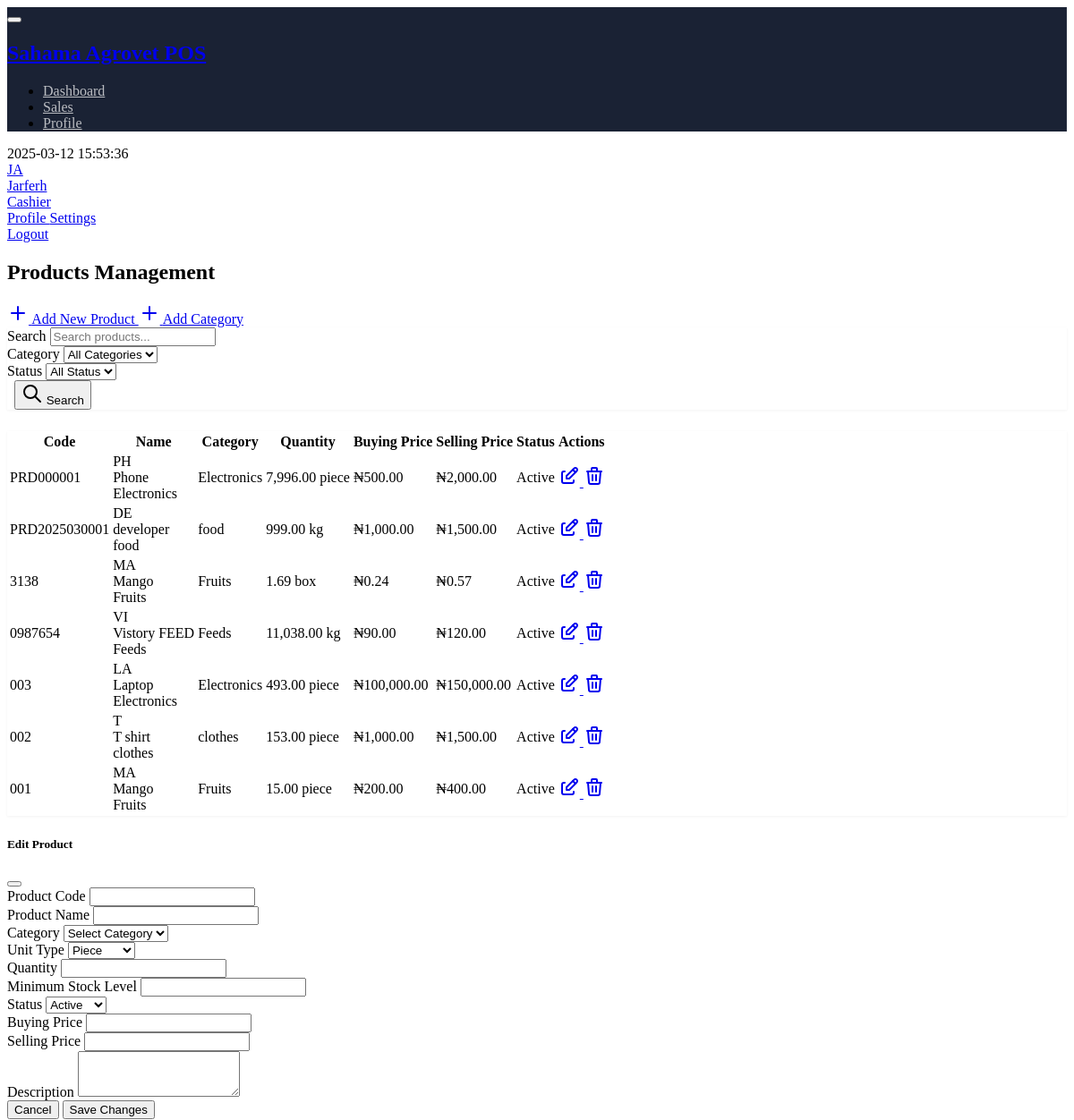
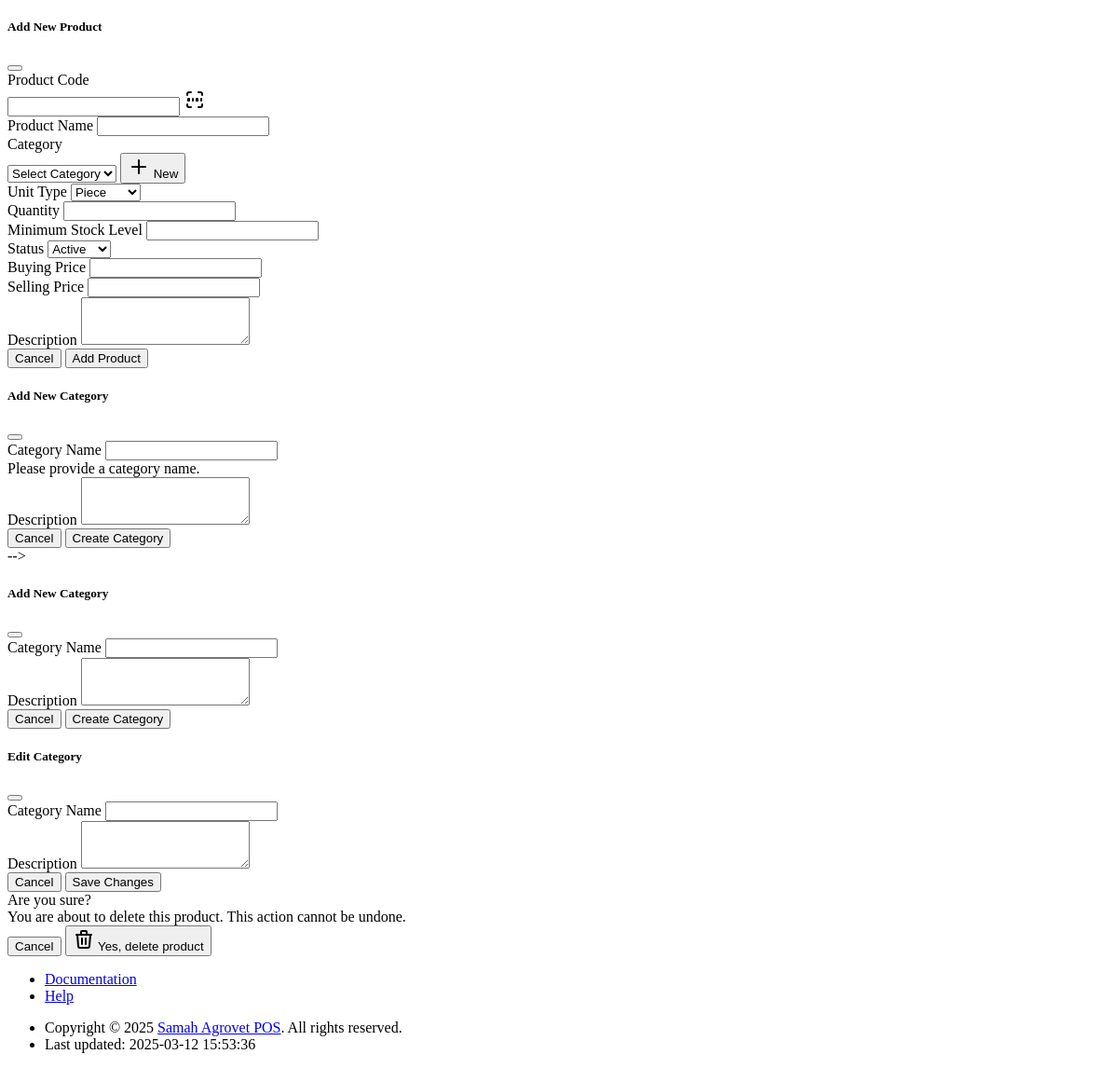
Page /products.php (signed in) on the committed database (2 pictures, top to bottom).
### tables this page shows
CREATE TABLE `products` (
  `id` int(11) NOT NULL,
  `category_id` int(11) DEFAULT NULL,
  `code` varchar(50) NOT NULL,
  `name` varchar(200) NOT NULL,
  `description` text DEFAULT NULL,
  `unit_type` varchar(20) NOT NULL,
  `quantity` decimal(10,2) DEFAULT 0.00,
  `min_stock_level` decimal(10,2) DEFAULT 0.00,
  `buying_price` decimal(10,2) NOT NULL,
  `selling_price` decimal(10,2) NOT NULL,
  `status` enum('active','inactive') DEFAULT 'active',
  `created_by` int(11) DEFAULT NULL,
  `created_at` timestamp NOT NULL DEFAULT current_timestamp(),
  `updated_by` int(11) DEFAULT NULL,
  `updated_at` timestamp NOT NULL DEFAULT current_timestamp() ON UPDATE current_timestamp()
);

CREATE TABLE `categories` (
  `id` int(11) NOT NULL,
  `name` varchar(100) NOT NULL,
  `description` text DEFAULT NULL,
  `created_by` int(11) DEFAULT NULL,
  `created_at` timestamp NOT NULL DEFAULT current_timestamp(),
  `updated_by` int(11) DEFAULT NULL,
  `updated_at` timestamp NOT NULL DEFAULT current_timestamp() ON UPDATE current_timestamp()
);

### products.php (the view, shortened to what the rows shown need)
<?php
$db = Database::getInstance()->getConnection();
$products = [];
try {
    $query = "SELECT p.*, c.name as category_name
              FROM products p
              LEFT JOIN categories c ON p.category_id = c.id
              WHERE 1=1";
    $params = [];
    $query .= " ORDER BY p.created_at DESC";
    $stmt = $db->prepare($query);
    $stmt->execute($params);
    $products = $stmt->fetchAll(PDO::FETCH_ASSOC);
} catch (PDOException $e) {
    $error = "Database error: " . $e->getMessage();
}
include 'templates/header.php';
?>
<div class="page-wrapper">
    <div class="page-header d-print-none">
        <div class="container-xl">
            <div class="row g-2 align-items-center">
                <div class="col">
                    <h2 class="page-title">
                        Products Management
                    </h2>
                </div>
            </div>
        </div>
    </div>
    <div class="page-body">
        <div class="container-xl">
            <div class="card">
                <div class="card-body">
                    <div class="table-responsive">
                        <table class="table table-vcenter card-table">
                            <thead>
                                <tr>
                                    <th>Code</th>
                                    <th>Name</th>
                                    <th>Category</th>
                                    <th>Quantity</th>
                                    <th>Buying Price</th>
                                    <th>Selling Price</th>
                                    <th>Status</th>
                                    <th class="w-1">Actions</th>
                                </tr>
                            </thead>
                            <tbody>
                                <?php foreach ($products as $product): ?>
                                    <tr>
                                        <td><?= htmlspecialchars($product['code']) ?></td>
                                        <td>
                                            <div class="d-flex align-items-center">
                                                <span class="avatar me-2 bg-primary-lt">
                                                    <?= strtoupper(substr($product['name'], 0, 2)) ?>
                                                </span>
                                                <div>
                                                    <div class="font-weight-medium"><?= htmlspecialchars($product['name']) ?></div>
                                                    <div class="text-muted"><?= htmlspecialchars($product['category_name']) ?></div>
                                                </div>
                                            </div>
                                        </td>
                                        <td><?= htmlspecialchars($product['category_name']) ?></td>
                                        <td>
                                            <?php
                                            $quantity = floatval($product['quantity']);
                                            $minStock = floatval($product['min_stock_level']);
                                            $stockClass = $quantity <= $minStock ? 'text-danger' : 'text-success';
                                            ?>
                                            <span class="<?= $stockClass ?>">
                                                <?= number_format($quantity, 2) ?> <?= htmlspecialchars($product['unit_type']) ?>
                                            </span>
                                        </td>
                                        <td>₦<?= number_format($product['buying_price'], 2) ?></td>
                                        <td>₦<?= number_format($product['selling_price'], 2) ?></td>
                                        <td>
                                            <span class="badge bg-<?= $product['status'] === 'active' ? 'success' : 'danger' ?>-lt">
                                                <?= ucfirst($product['status']) ?>
                                            </span>
                                        </td>
                                        <td>
                                            <div class="btn-group">
                                                <a href="#" class="btn btn-icon btn-primary" data-bs-toggle="modal" data-bs-target="#editProductModal" data-product='<?= json_encode($product) ?>'>
                                                </a>
                                                <a href="#" class="btn btn-icon btn-danger" data-bs-toggle="modal" data-bs-target="#deleteProductModal" data-product-id="<?= $product['id'] ?>">
                                                </a>
                                            </div>
                                        </td>
                                    </tr>
                                <?php endforeach; ?>
                            </tbody>
                        </table>
                    </div>
                </div>
            </div>
        </div>
    </div>
</div>
</div>
</div>
<?php
include 'templates/footer.php';
?>

### rows in the picture
products: code "PRD000001", name "PH", name "Phone", category.name "Electronics", quantity "7,996.00", unit_type "piece", buying_price "500.00", selling_price "2,000.00", status "Active"
products: code "PRD2025030001", name "DE", name "developer", category.name "food", quantity "999.00", unit_type "kg", buying_price "1,000.00", selling_price "1,500.00", status "Active"
products: code "3138", name "MA", name "Mango", category.name "Fruits", quantity "1.69", unit_type "box", buying_price "0.24", selling_price "0.57", status "Active"
products: code "0987654", name "VI", name "Vistory FEED", category.name "Feeds", quantity "11,038.00", unit_type "kg", buying_price "90.00", selling_price "120.00", status "Active"
products: code "003", name "LA", name "Laptop", category.name "Electronics", quantity "493.00", unit_type "piece", buying_price "100,000.00", selling_price "150,000.00", status "Active"
products: code "002", name "T", name "T shirt", category.name "clothes", quantity "153.00", unit_type "piece", buying_price "1,000.00", selling_price "1,500.00", status "Active"
products: code "001", name "MA", name "Mango", category.name "Fruits", quantity "15.00", unit_type "piece", buying_price "200.00", selling_price "400.00", status "Active"

### other values in the picture
$menuItem['title'] "Dashboard"
$menuItem['title'] "Sales"
$menuItem['title'] "Profile"
substr($_SESSION['username'], 0, 2) "JA"
$_SESSION['username'] "Jarferh"
$_SESSION['role'] "Cashier"
$CURRENT_TIME "2025-03-12 15:53:36"
